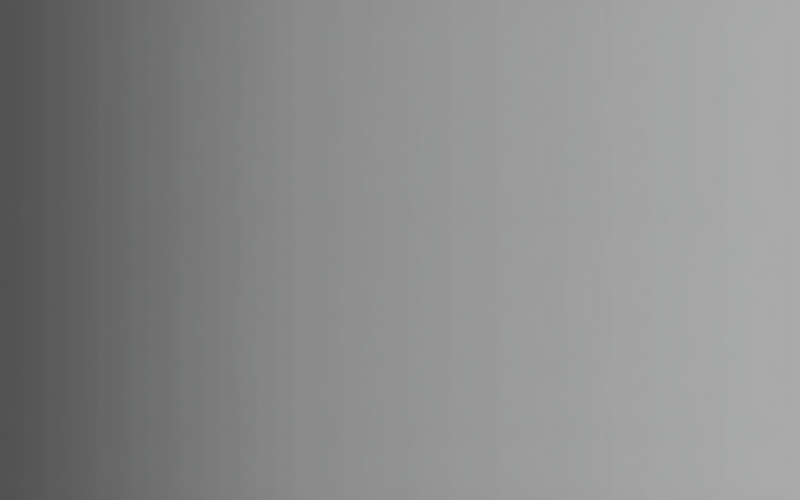
#> input picture Project_Gift_Price/assets/Background color this.png, 1600 x 1000 px (shown at 1/2 size); the run also reads 1 picture not shown here
$ python create_samir_card.py
#> lines starting #> are read from the running program, lines starting #| are printed output that depends on the picture
#> in generate_template_card, background_img is the input picture: PIL image 1600x1000 RGBA; mean R, G, B, A 138.6, 139.3, 139, 255
### Project_Gift_Price/new_card_design.py
import os
import random
from PIL import Image, ImageDraw, ImageFont, ImageColor, ImageStat, ImageEnhance, ImageFilter, ImageOps
import colorsys
import numpy as np
import datetime
import requests
import json
from urllib.parse import quote
from difflib import get_close_matches
import math
import sys
import time
from colorthief import ColorThief

# Get the directory where the script is located
script_dir = os.path.dirname(os.path.abspath(__file__))

# Directory paths - use os.path.join to ensure cross-platform compatibility
input_dir = os.path.join(script_dir, "downloaded_images")
output_dir = os.path.join(script_dir, "new_gift_cards")
assets_dir = os.path.join(script_dir, "assets")
backgrounds_dir = os.path.join(script_dir, "pregenerated_backgrounds")
background_path = os.path.join(assets_dir, "Background color this.png")
white_box_path = os.path.join(assets_dir, "white box.png")
ton_logo_path = os.path.join(assets_dir, "TON2.png")
star_logo_path = os.path.join(assets_dir, "star.png")
font_path = os.path.join(script_dir, "Typekiln - EloquiaDisplay-ExtraBold.otf")

# Import API configuration
try:
    from api_config import GIFTS_API, CHART_API, API_CACHE_EXPIRY
except ImportError:
    # Fallback values if config is not available
    GIFTS_API = "https://nft-gifts-api.onrender.com/gifts"
    CHART_API = "https://nft-gifts-api.onrender.com/gift-history/"
    API_CACHE_EXPIRY = 300  # 5 minutes cache expiry

# Cache for API responses
API_CACHE = {
    "gifts": {"data": None, "timestamp": 0},
    "chart": {}  # Format: {"gift_name": {"data": [...], "timestamp": 1234567890}}
}

# Asset preloading for commonly used images
ASSET_CACHE = {}
def preload_assets():
    """Preload commonly used assets to avoid repeated disk I/O"""
    global ASSET_CACHE
    assets_to_load = {
        "background": os.path.join(script_dir, "assets", "templates", "background.png"),
        "white_box": os.path.join(script_dir, "assets", "templates", "white_box.png"),
        "ton_logo": os.path.join(script_dir, "assets", "icons", "ton_logo.png"),
        "star_logo": os.path.join(script_dir, "assets", "icons", "star_logo.png")
    }

    for name, path in assets_to_load.items():
        try:
            if os.path.exists(path):
                ASSET_CACHE[name] = Image.open(path).convert("RGBA")
                print(f"Preloaded asset: {name}")
        except Exception as e:
            print(f"Error preloading asset {name}: {e}")

# Preload assets when module is imported
preload_assets()

# Create output directory if it doesn't exist
os.makedirs(output_dir, exist_ok=True)
os.makedirs(backgrounds_dir, exist_ok=True)  # Ensure backgrounds directory exists

# Function to get dominant color from an image
def get_dominant_color(image_path):
    try:
        img = Image.open(image_path)
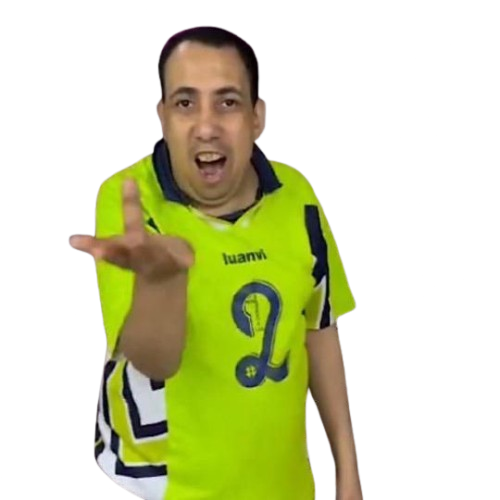
#> input picture Project_Gift_Price/downloaded_images/SAMIR.png, 500 x 500 px
#> img is the input picture: PIL image 500x500 RGBA; mean R, G, B, A 52.6, 56.4, 17.6, 93.9

        # Convert to RGBA if not already
        if img.mode != 'RGBA':
            img = img.convert('RGBA')

        # Create a smaller version of the image to speed up processing
        img.thumbnail((100, 100))
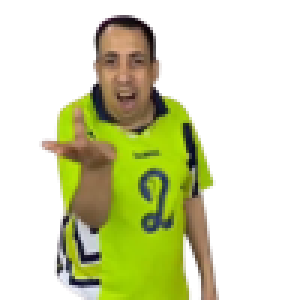
#> img: PIL image 100x100 RGBA (shown 3 times larger); mean R, G, B, A 54, 57.6, 18.4, 93.9; transparent parts drawn white

        # Get color data
        pixels = np.array(img)

        # Remove transparent pixels (alpha < 128)
        pixels = pixels[pixels[:,:,3] > 128]

        if len(pixels) == 0:
            return (128, 128, 128)  # Default to gray if all pixels are transparent

        # Remove alpha channel for clustering
        pixels = pixels[:,:3]

        # Simple average color (mean of all non-transparent pixels)
        avg_color = pixels.mean(axis=0).astype(int)
#> avg_color = [140, 150, 46]

        # Enhance saturation a bit for better visual appeal
        h, s, v = colorsys.rgb_to_hsv(avg_color[0]/255, avg_color[1]/255, avg_color[2]/255)
#> h = 0.183; s = 0.693; v = 0.588
#> (the rest of the program and of its run is left out)
